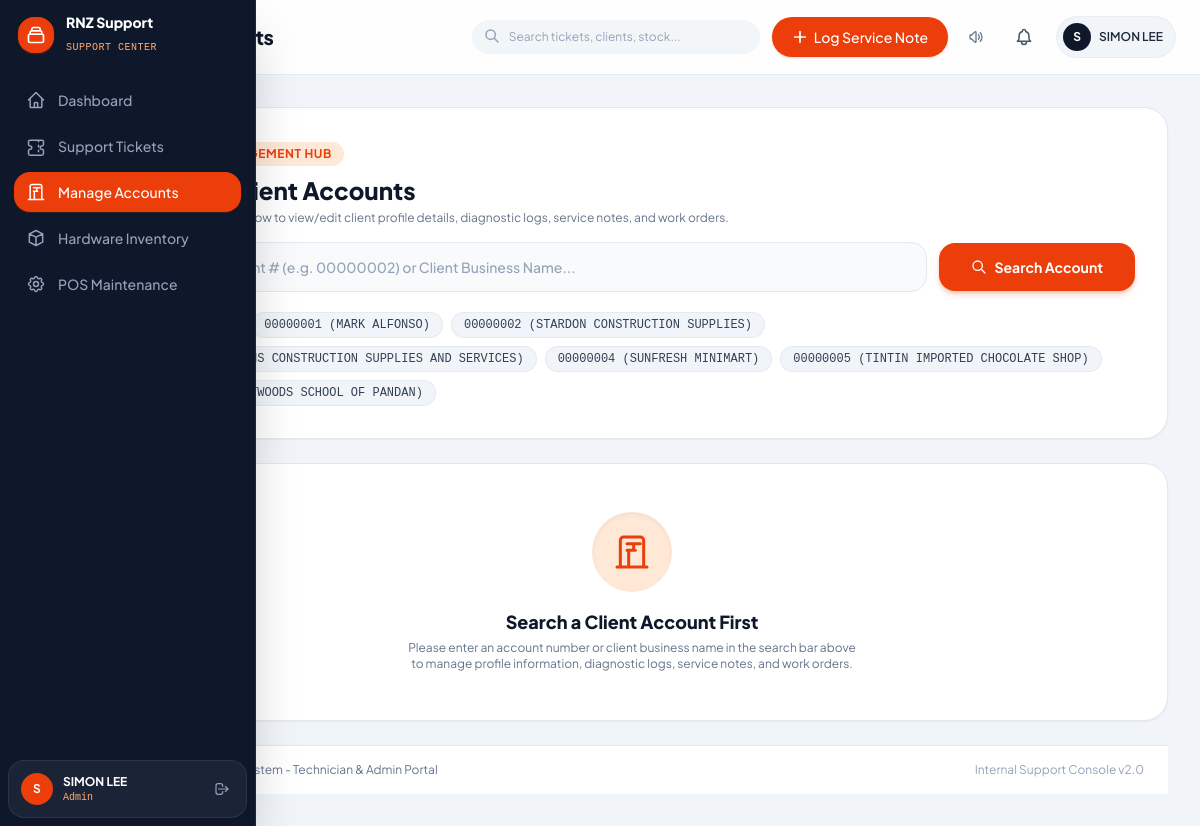
The app's page /backend/accounts.php (signed in) with its own data.
### tables this page shows
CREATE TABLE `bucket_client` (
  `id` int(255) NOT NULL,
  `accountnum` varchar(100) NOT NULL,
  `type` varchar(500) NOT NULL,
  `clientname` varchar(100) NOT NULL,
  `tradename` varchar(100) NOT NULL,
  `address` varchar(500) NOT NULL,
  `contactnum` varchar(500) NOT NULL,
  `emailaddress` varchar(500) NOT NULL,
  `monthlyretainersfee` varchar(500) NOT NULL,
  `outstandingbalance` double(255,0) NOT NULL
);

### backend/includes/config.php (called while the page is built, shortened)
<?php
function sanitize($data) {
    return htmlspecialchars(trim($data), ENT_QUOTES, 'UTF-8');
}
?>

### backend/accounts.php (the view, shortened to what this page needs)
<?php
require_once __DIR__ . '/includes/config.php';
$pdo = get_db_connection();
$search = isset($_GET['q']) ? trim($_GET['q']) : (isset($_GET['account']) ? trim($_GET['account']) : (isset($_POST['accountnum']) ? trim($_POST['accountnum']) : ''));
$selected_client = null;
$searched = !empty($search);
$stmt_quick = $pdo->query("SELECT accountnum, tradename, clientname FROM bucket_client ORDER BY id ASC LIMIT 6");
$quick_clients = $stmt_quick->fetchAll();
?>
<!DOCTYPE html>
<html lang="en">
<head>
    <script src="https://cdn.tailwindcss.com"></script>
</head>
<body class="bg-slate-100 text-slate-800 antialiased min-h-screen">
<div class="flex min-h-screen">
    <?php include __DIR__ . '/includes/sidebar.php'; ?>
    <div class="flex-1 flex flex-col min-w-0">
        <?php include __DIR__ . '/includes/header.php'; ?>
        <main class="p-6 sm:p-8 space-y-6 max-w-7xl w-full mx-auto">
            <div class="bg-white rounded-3xl p-6 sm:p-8 border border-slate-200 shadow-sm space-y-4">
                <div>
                    <div class="inline-flex items-center space-x-2 bg-[#FFE8D5] px-3 py-1 rounded-full text-[#EB3E0B] text-xs font-bold uppercase tracking-wider mb-2">
                        <span>Account Management Hub</span>
                    </div>
                    <h2 class="text-xl sm:text-2xl font-extrabold text-slate-900">Manage Client Accounts</h2>
                    <p class="text-xs text-slate-500 mt-1">Search an account below to view/edit client profile details, diagnostic logs, service notes, and work orders.</p>
                </div>
                <form action="accounts.php" method="GET" class="flex flex-col sm:flex-row items-center gap-3">
                    <div class="relative flex-1 w-full">
                        <input type="text"
                               id="accountSearchInput"
                               name="q"
                               value="<?php echo sanitize($search); ?>"
                               required
                               autocomplete="off"
                               placeholder="Type Account # (e.g. 00000002) or Client Business Name..."
                               class="w-full bg-slate-50 text-slate-900 text-sm pl-11 pr-4 py-3.5 rounded-2xl border border-slate-200 focus:bg-white focus:border-[#FA5915] focus:outline-none transition-all placeholder-slate-400 font-medium"
                               oninput="handleAccountSearchInput(this.value)"
                               onfocus="handleAccountSearchInput(this.value)">
                    </div>
                    <button type="submit" class="w-full sm:w-auto bg-[#EB3E0B] hover:bg-[#C32C0B] text-white font-bold text-xs sm:text-sm px-8 py-3.5 rounded-2xl shadow-md shadow-[#EB3E0B]/25 transition-all active:scale-95 flex items-center justify-center space-x-2 shrink-0">
                        <svg class="w-4 h-4" fill="none" stroke="currentColor" viewBox="0 0 24 24">
                            <path stroke-linecap="round" stroke-linejoin="round" stroke-width="2" d="M21 21l-6-6m2-5a7 7 0 11-14 0 7 7 0 0114 0z"/>
                        </svg>
                        <span>Search Account</span>
                    </button>
                </form>
                <?php if (!empty($quick_clients)): ?>
                    <div class="pt-1 flex flex-wrap items-center gap-2 text-xs">
                        <span class="text-slate-400 font-bold text-[11px] uppercase tracking-wider">Quick Accounts:</span>
                        <?php foreach ($quick_clients as $qc):
                            $qc_label = !empty($qc['tradename']) ? $qc['tradename'] : $qc['clientname'];
                        ?>
                            <a href="accounts.php?q=<?php echo urlencode($qc['accountnum']); ?>"
                               class="bg-slate-100 hover:bg-[#FFE8D5] text-slate-700 hover:text-[#EB3E0B] px-3 py-1 rounded-full border border-slate-200/80 font-mono transition-colors">
                                <?php echo sanitize($qc['accountnum']); ?> (<?php echo sanitize($qc_label); ?>)
                            </a>
                        <?php endforeach; ?>
                    </div>
                <?php endif; ?>
            </div>
            <?php if (!$searched || !$selected_client): ?>
                <?php if ($searched && !$selected_client): ?>
                    <div class="bg-white rounded-3xl p-12 border border-rose-200 shadow-sm text-center space-y-4">
                        <div class="w-20 h-20 rounded-full bg-rose-50 text-rose-500 flex items-center justify-center mx-auto shadow-inner">
                            <svg class="w-10 h-10" fill="none" stroke="currentColor" viewBox="0 0 24 24">
                                <path stroke-linecap="round" stroke-linejoin="round" stroke-width="2" d="M12 9v2m0 4h.01m-6.938 4h13.856c1.54 0 2.502-1.667 1.732-3L13.732 4c-.77-1.333-2.694-1.333-3.464 0L3.34 16c-.77 1.333.192 3 1.732 3z"/>
                            </svg>
                        </div>
                        <div class="space-y-1">
                            <h3 class="text-lg font-extrabold text-slate-900">Account Not Found</h3>
                            <p class="text-xs text-slate-500 max-w-md mx-auto">No client account matched your search <strong>"<?php echo sanitize($search); ?>"</strong>. Please try another account number or trade name.</p>
                        </div>
                    </div>
                <?php else: ?>
                    <div class="bg-white rounded-3xl p-12 border border-slate-200 shadow-sm text-center space-y-4">
                        <div class="w-20 h-20 rounded-full bg-[#FFE8D5] text-[#EB3E0B] flex items-center justify-center mx-auto shadow-inner">
                            <svg class="w-10 h-10" fill="none" stroke="currentColor" viewBox="0 0 24 24">
                                <path stroke-linecap="round" stroke-linejoin="round" stroke-width="1.8" d="M19 21V5a2 2 0 00-2-2H7a2 2 0 00-2 2v16m14 0h2m-2 0h-5m-9 0H3m2 0h5m0 0h4m-4 0V11m0 0h4m-4 0H9m4 0V7m0 0h4m-4 0H9"/>
                            </svg>
                        </div>
                        <div class="space-y-1">
                            <h3 class="text-lg font-extrabold text-slate-900">Search a Client Account First</h3>
                            <p class="text-xs text-slate-500 max-w-md mx-auto">Please enter an account number or client business name in the search bar above to manage profile information, diagnostic logs, service notes, and work orders.</p>
                        </div>
                    </div>
                <?php endif; ?>
            <?php endif; ?>
<?php include __DIR__ . '/includes/footer.php'; ?>

### records on screen
bucket_client: accountnum "00000001", tradename "MARK ALFONSO"
bucket_client: accountnum "00000002", tradename "STARDON CONSTRUCTION SUPPLIES"
bucket_client: tradename "ABIJUNS CONSTRUCTION SUPPLIES AND SERVICES"
bucket_client: accountnum "00000004", tradename "SUNFRESH MINIMART"
bucket_client: accountnum "00000005", tradename "TINTIN IMPORTED CHOCOLATE SHOP"
bucket_client: tradename "BRIGHTWOODS SCHOOL OF PANDAN"

### other values on screen
$page_title "Manage Accounts"
substr($tech_name, 0, 1) "S"
$tech_name "SIMON LEE"
